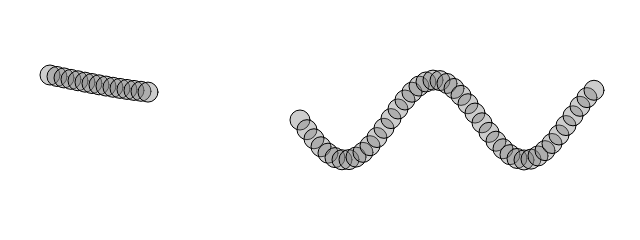
Frame 1 (no input)
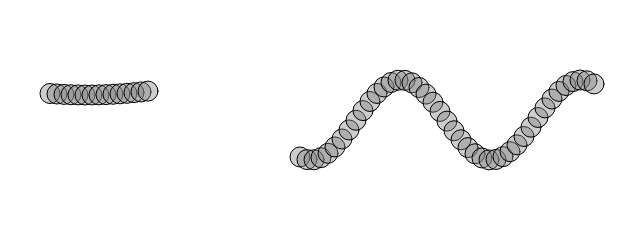
Frame 60 (no input)
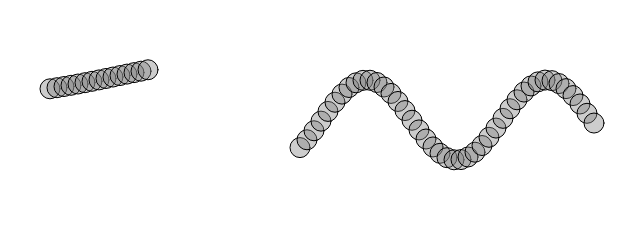
Frame 120 (the mouse pressed at the canvas centre since frame 60)

The p5.js sketch that drew these frames (run headless with seeded random() and noise() and a simulated clock; from frame 60 on, the mouse is pressed at the canvas centre):

// p5.js sketch
// ── sketch.js
let wave0;
let wave1;

function setup() {
  createCanvas(640, 240);

  // x origin,y origin, amplitude,period,phase
  wave0 = new Wave(50, 75, 20, 600, 0);
  wave1 = new Wave(300, 120, 40, 180, 0);
}

function draw() {
  background(255);

  // x < 100 is width of the wave, x += 7 is the xspacing
  for (let x = 0; x < 100; x += 7) {
    let y = 0;
    y += wave0.evaluate(x);
    wave0.show(x, y);
  }
  wave0.update();

  for (let x = 0; x < 300; x += 7) {
    let y = 0;
    y += wave1.evaluate(x);
    wave1.show(x, y);
  }
  wave1.update();
}

// ── wave.js
class Wave {
  constructor(x, y, amp, period, phase) {
    // starting point wave
    this.origin = createVector(x,y )
  
    
    this.amplitude = amp;
    this.period = period;
    this.phase = phase;
  }

  evaluate(x) {
    return sin(this.phase + (TWO_PI * x) / this.period) * this.amplitude;
  }

  update() {
    this.phase += 0.02;
  }

  show(x, y) {
    stroke(0);
    fill(127, 100);
    circle(x + this.origin.x, y + this.origin.y, 20);
  }
}
